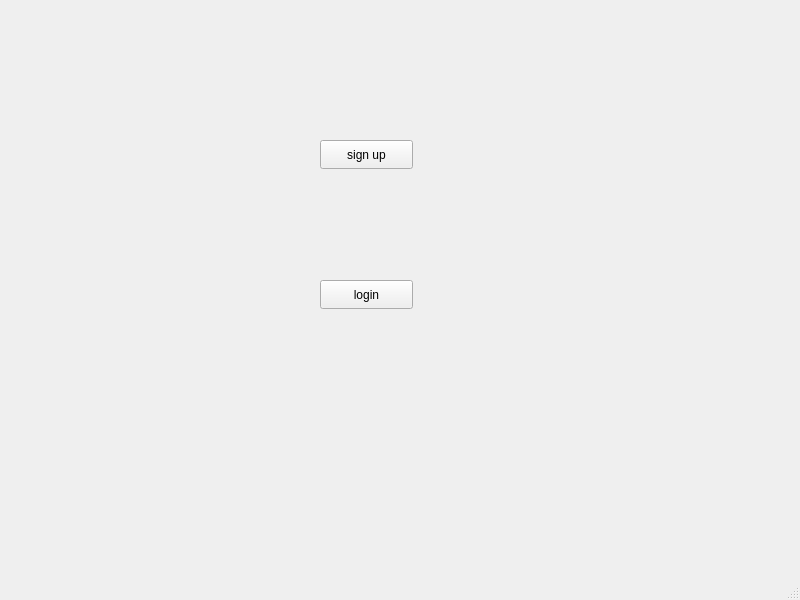
<?xml version="1.0" encoding="UTF-8"?>
<ui version="4.0">
 <class>MainWindow</class>
 <widget class="QMainWindow" name="MainWindow">
  <property name="geometry">
   <rect>
    <x>0</x>
    <y>0</y>
    <width>800</width>
    <height>600</height>
   </rect>
  </property>
  <property name="windowTitle">
   <string>MainWindow</string>
  </property>
  <widget class="QWidget" name="centralwidget">
   <widget class="QPushButton" name="sign_up_push_button">
    <property name="geometry">
     <rect>
      <x>320</x>
      <y>140</y>
      <width>93</width>
      <height>29</height>
     </rect>
    </property>
    <property name="text">
     <string>sign up</string>
    </property>
   </widget>
   <widget class="QPushButton" name="login_push_button">
    <property name="geometry">
     <rect>
      <x>320</x>
      <y>280</y>
      <width>93</width>
      <height>29</height>
     </rect>
    </property>
    <property name="text">
     <string>login</string>
    </property>
   </widget>
  </widget>
  <widget class="QMenuBar" name="menubar">
   <property name="geometry">
    <rect>
     <x>0</x>
     <y>0</y>
     <width>800</width>
     <height>26</height>
    </rect>
   </property>
  </widget>
  <widget class="QStatusBar" name="statusbar"/>
 </widget>
 <resources/>
 <connections/>
</ui>
